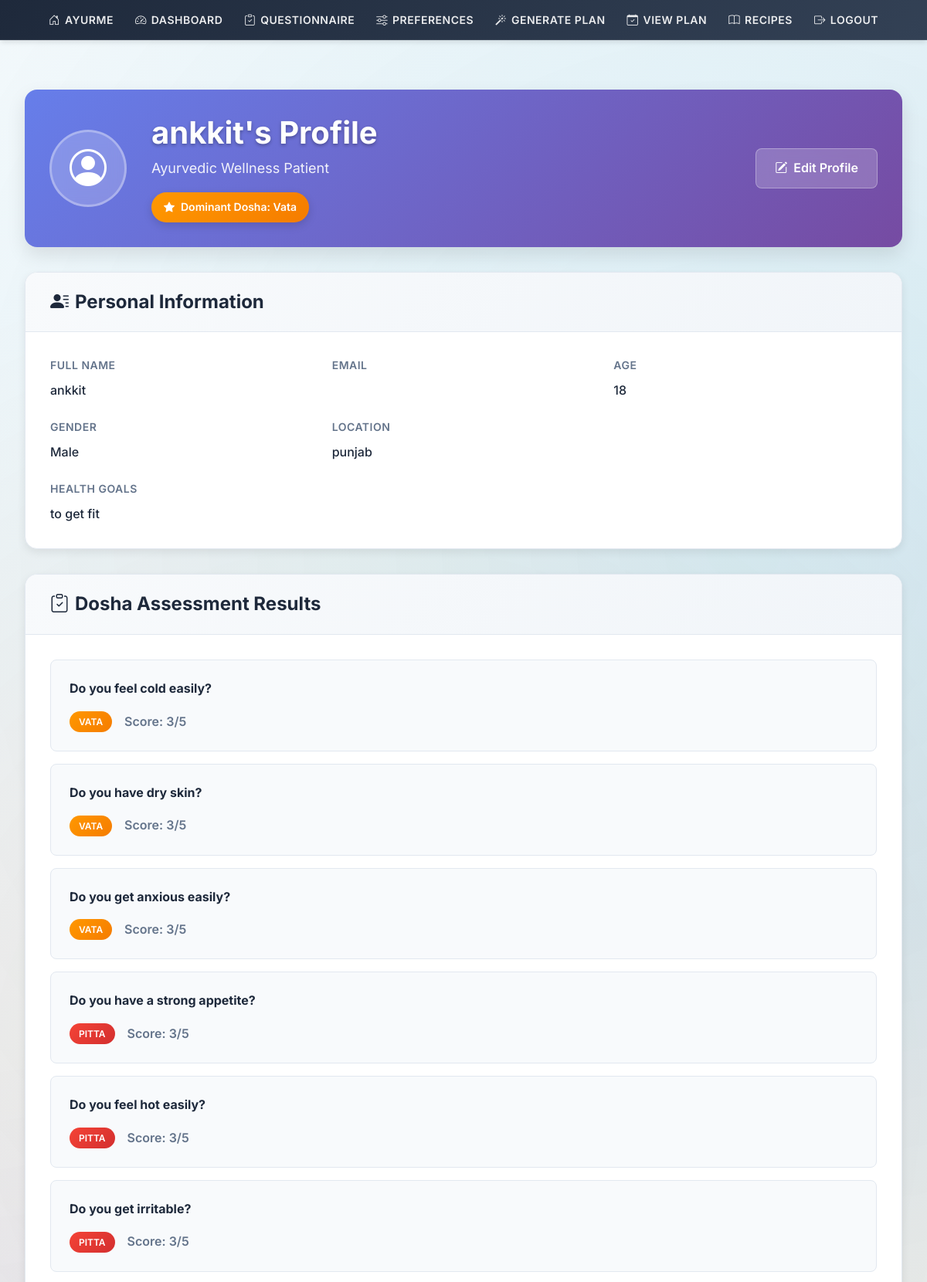
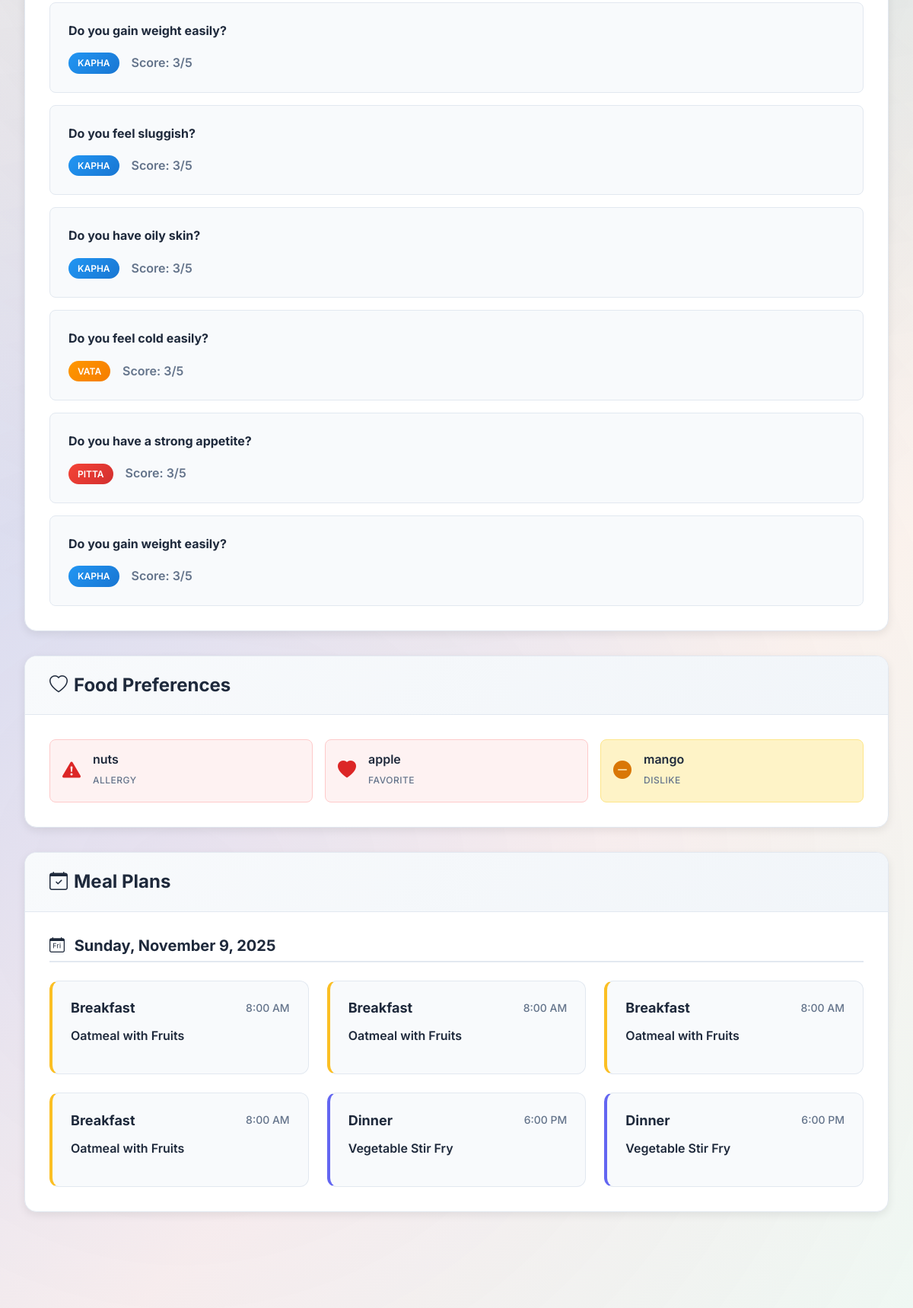
The app's page /profile/ (signed in, upper part) with its own data (2 pictures, top to bottom).
### users/models.py (models this page shows)
class PatientProfile(models.Model):
    user = models.OneToOneField(User, on_delete=models.CASCADE)
    age = models.IntegerField(blank=True, null=True)
    gender = models.CharField(max_length=10, choices=[('Male', 'Male'), ('Female', 'Female'), ('Other', 'Other')])
    location = models.CharField(max_length=100)
    dominant_dosha = models.CharField(max_length=10, choices=[('Vata', 'Vata'), ('Pitta', 'Pitta'), ('Kapha', 'Kapha')], blank=True, null=True)
    health_goals = models.TextField(blank=True, null=True)

### profiling/models.py (models this page shows)
class PatientResponse(models.Model):
    patient = models.ForeignKey(PatientProfile, on_delete=models.CASCADE)
    question = models.ForeignKey(PrakritiQuestion, on_delete=models.CASCADE)
    answer = models.IntegerField()  # Assuming Likert scale 1-5

class PrakritiQuestion(models.Model):
    question_text = models.TextField()
    dosha = models.CharField(max_length=10, choices=[('Vata', 'Vata'), ('Pitta', 'Pitta'), ('Kapha', 'Kapha')])

class FoodPreference(models.Model):
    patient = models.ForeignKey(PatientProfile, on_delete=models.CASCADE)
    food_name = models.CharField(max_length=100)
    preference_type = models.CharField(max_length=10, choices=[('Allergy', 'Allergy'), ('Favorite', 'Favorite'), ('Dislike', 'Dislike')])

### planning/models.py (models this page shows)
class MealPlan(models.Model):
    patient = models.ForeignKey(PatientProfile, on_delete=models.CASCADE)
    date = models.DateField()
    meal_type = models.CharField(max_length=10, choices=[('Breakfast', 'Breakfast'), ('Lunch', 'Lunch'), ('Dinner', 'Dinner')])
    recipe = models.ForeignKey(Recipe, on_delete=models.CASCADE)

### nutrition/models.py (models this page shows, shortened)
class Recipe(models.Model):
    name = models.CharField(max_length=200)
    image = models.URLField(blank=True, null=True)
    recipe_text = models.TextField()
    meal_time = models.CharField(max_length=10, choices=[('Breakfast', 'Breakfast'), ('Lunch', 'Lunch'), ('Dinner', 'Dinner')])
    food_type = models.CharField(max_length=20, choices=[('Beverage', 'Beverage'), ('Main Course', 'Main Course'), ('Side', 'Side')])
    pacifies = models.CharField(max_length=50, blank=True)  # e.g., 'Vata, Pitta'
    aggravates = models.CharField(max_length=50, blank=True)  # e.g., 'Kapha'
    specific_conditions = models.CharField(max_length=200, blank=True)  # e.g., 'Indigestion, Low Energy'
    ingredients = models.TextField(blank=True)  # Key ingredients for the recipe

### users/views.py (the view)
# urls.py: path('profile/', views.profile, name='profile'),
@login_required
def profile(request):
    profile = get_object_or_404(PatientProfile, user=request.user)
    responses = PatientResponse.objects.filter(patient=profile).select_related('question')
    preferences = FoodPreference.objects.filter(patient=profile)
    meal_plans = MealPlan.objects.filter(patient=profile).select_related('recipe').order_by('date', 'meal_type')
    meal_plans_by_date = {}
    for plan in meal_plans:
        date_str = plan.date.strftime('%Y-%m-%d')
        if date_str not in meal_plans_by_date:
            meal_plans_by_date[date_str] = {'date': plan.date, 'meals': []}
        meal_plans_by_date[date_str]['meals'].append(plan)
    context = {
        'profile': profile,
        'responses': responses,
        'preferences': preferences,
        'meal_plans_by_date': meal_plans_by_date,
    }
    return render(request, 'users/profile.html', context)

### users/templates/users/profile.html (shortened to what this page needs)
{% extends 'base.html' %}
{% block content %}
<div class="profile-container">
    <div class="profile-header">
        <div class="profile-header-content">
            <div class="profile-avatar">
                <i class="bi bi-person-circle"></i>
            </div>
            <div class="profile-info">
                <h1 class="profile-name">{{ user.username }}'s Profile</h1>
                <p class="profile-role">Ayurvedic Wellness Patient</p>
                {% if profile.dominant_dosha %}
                    <div class="dosha-badge dosha-{{ profile.dominant_dosha|lower }}">
                        <i class="bi bi-star-fill me-2"></i>
                        Dominant Dosha: {{ profile.dominant_dosha }}
                    </div>
                {% endif %}
            </div>
            <div class="profile-actions">
                <a href="{% url 'edit_profile' %}" class="btn-edit-profile">
                    <i class="bi bi-pencil-square me-2"></i>Edit Profile
                </a>
            </div>
        </div>
    </div>
    <div class="profile-sections">
        <div class="profile-section">
            <div class="section-header">
                <h2 class="section-title">
                    <i class="bi bi-person-lines-fill me-2"></i>Personal Information
                </h2>
            </div>
            <div class="section-content">
                <div class="info-grid">
                    <div class="info-item">
                        <label class="info-label">Full Name</label>
                        <p class="info-value">{{ user.get_full_name|default:user.username }}</p>
                    </div>
                    <div class="info-item">
                        <label class="info-label">Email</label>
                    </div>
                    <div class="info-item">
                        <label class="info-label">Age</label>
                        <p class="info-value">{{ profile.age|default:"Not specified" }}</p>
                    </div>
                    <div class="info-item">
                        <label class="info-label">Gender</label>
                        <p class="info-value">{{ profile.get_gender_display|default:"Not specified" }}</p>
                    </div>
                    <div class="info-item">
                        <label class="info-label">Location</label>
                        <p class="info-value">{{ profile.location|default:"Not specified" }}</p>
                    </div>
                    <div class="info-item full-width">
                        <label class="info-label">Health Goals</label>
                        <p class="info-value">{{ profile.health_goals|default:"Not specified" }}</p>
                    </div>
                </div>
            </div>
        </div>
        {% if responses %}
        <div class="profile-section">
            <div class="section-header">
                <h2 class="section-title">
                    <i class="bi bi-clipboard-check me-2"></i>Dosha Assessment Results
                </h2>
            </div>
            <div class="section-content">
                <div class="responses-list">
                    {% for response in responses %}
                    <div class="response-item">
                        <div class="response-question">
                            <strong>{{ response.question.question_text }}</strong>
                        </div>
                        <div class="response-details">
                            <span class="response-dosha dosha-{{ response.question.dosha|lower }}">
                                {{ response.question.dosha }}
                            </span>
                            <span class="response-score">Score: {{ response.answer }}/5</span>
                        </div>
                    </div>
                    {% endfor %}
                </div>
            </div>
        </div>
        {% endif %}
        {% if preferences %}
        <div class="profile-section">
            <div class="section-header">
                <h2 class="section-title">
                    <i class="bi bi-heart me-2"></i>Food Preferences
                </h2>
            </div>
            <div class="section-content">
                <div class="preferences-grid">
                    {% for pref in preferences %}
                    <div class="preference-item preference-{{ pref.preference_type|lower }}">
                        <div class="preference-icon">
                            {% if pref.preference_type == 'Allergy' %}
                                <i class="bi bi-exclamation-triangle-fill"></i>
                            {% elif pref.preference_type == 'Favorite' %}
                                <i class="bi bi-heart-fill"></i>
                            {% else %}
                                <i class="bi bi-dash-circle-fill"></i>
                            {% endif %}
                        </div>
                        <div class="preference-content">
                            <h4 class="preference-food">{{ pref.food_name }}</h4>
                            <span class="preference-type">{{ pref.preference_type }}</span>
                        </div>
                    </div>
                    {% endfor %}
                </div>
            </div>
        </div>
        {% endif %}
        {% if meal_plans_by_date %}
        <div class="profile-section">
            <div class="section-header">
                <h2 class="section-title">
                    <i class="bi bi-calendar-check me-2"></i>Meal Plans
                </h2>
            </div>
            <div class="section-content">
                {% for date_key, day_plan in meal_plans_by_date.items %}
                <div class="meal-plan-day">
                    <h3 class="day-date">
                        <i class="bi bi-calendar-day me-2"></i>
                        {{ day_plan.date|date:"l, F j, Y" }}
                    </h3>
                    <div class="meals-grid">
                        {% for meal in day_plan.meals %}
                        <div class="meal-item meal-{{ meal.meal_type|lower }}">
                            <div class="meal-header">
                                <h4 class="meal-type">{{ meal.get_meal_type_display }}</h4>
                                <span class="meal-time">
                                    {% if meal.meal_type == 'Breakfast' %}8:00 AM
                                    {% elif meal.meal_type == 'Lunch' %}12:00 PM
                                    {% else %}6:00 PM{% endif %}
                                </span>
                            </div>
                            <div class="meal-recipe">
                                <h5 class="recipe-name">{{ meal.recipe.name }}</h5>
                            </div>
                        </div>
                        {% endfor %}
                    </div>
                </div>
                {% endfor %}
            </div>
        </div>
        {% endif %}
    </div>
</div>
{% endblock %}

### templates/base.html (style rules this page uses)
:root { --primary-color: #6366f1; --primary-dark: #4f46e5; --primary-light: #a5b4fc; --secondary-color: #f8fafc; --accent-color: #10b981; --vibrant-purple: #8b5cf6; --vibrant-teal: #06b6d4; --vibrant-orange: #f97316; --vibrant-pink: #ec4899; --vibrant-emerald: #10b981; --vibrant-indigo: #6366f1; --vibrant-amber: #f59e0b; --vibrant-rose: #f43f5e; --text-primary: #1e293b; --text-secondary: #64748b; --text-muted: #94a3b8; --border-color: #e2e8f0; --shadow-sm: 0 1px 2px 0 rgb(0 0 0 / 0.05); --shadow-md: 0 4px 6px -1px rgb(0 0 0 / 0.1), 0 2px 4px -2px rgb(0 0 0 / 0.1); --shadow-lg: 0 10px 15px -3px rgb(0 0 0 / 0.1), 0 4px 6px -4px rgb(0 0 0 / 0.1); --shadow-xl: 0 20px 25px -5px rgb(0 0 0 / 0.1), 0 8px 10px -6px rgb(0 0 0 / 0.1); --radius-sm: 0.375rem; --radius-md: 0.5rem; --radius-lg: 0.75rem; --radius-xl: 1rem; }
* { box-sizing: border-box; }
body { font-family: 'Inter', -apple-system, BlinkMacSystemFont, 'Segoe UI', Roboto, sans-serif; background: linear-gradient(135deg, #f8fafc 0%, #f1f5f9 25%, #e2e8f0 50%, #fef7ed 75%, #f0fdf4 100%); color: var(--text-primary); margin: 0; padding: 0; line-height: 1.6; min-height: 100vh; animation: fadeIn 0.8s ease-in; position: relative; overflow-x: hidden; }
body::before { content: ''; position: fixed; top: 0; left: 0; width: 100%; height: 100%; background: radial-gradient(circle at 20% 80%, rgba(139, 92, 246, 0.1) 0%, transparent 50%), radial-gradient(circle at 80% 20%, rgba(6, 182, 212, 0.1) 0%, transparent 50%), radial-gradient(circle at 40% 40%, rgba(249, 115, 22, 0.1) 0%, transparent 50%); pointer-events: none; z-index: -1; animation: particleFloat 20s ease-in-out infinite; }
a { color: var(--primary-color); text-decoration: none; transition: all 0.3s ease; }
.dosha-vata { color: #f59e0b; }
.dosha-pitta { color: #ef4444; }
.dosha-kapha { color: #3b82f6; }
.meal-breakfast { background-color: #fef3c7; }
.meal-dinner { background-color: #e0e7ff; }

### records on screen
PatientProfile: dominant_dosha "Vata", age "18", gender "Male", location "punjab", health_goals "to get fit"
PatientResponse: question.question_text "Do you feel cold easily?", question.dosha "VATA", answer "3"
PatientResponse: question.question_text "Do you have dry skin?", question.dosha "VATA", answer "3"
PatientResponse: question.question_text "Do you get anxious easily?", question.dosha "VATA", answer "3"
PatientResponse: question.question_text "Do you have a strong appetite?", question.dosha "PITTA", answer "3"
PatientResponse: question.question_text "Do you feel hot easily?", question.dosha "PITTA", answer "3"
PatientResponse: question.question_text "Do you get irritable?", question.dosha "PITTA", answer "3"
PatientResponse: question.question_text "Do you gain weight easily?", question.dosha "KAPHA", answer "3"
PatientResponse: question.question_text "Do you feel sluggish?", question.dosha "KAPHA", answer "3"
PatientResponse: question.question_text "Do you have oily skin?", question.dosha "KAPHA", answer "3"
PatientResponse: question.question_text "Do you feel cold easily?", question.dosha "VATA", answer "3"
PatientResponse: question.question_text "Do you have a strong appetite?", question.dosha "PITTA", answer "3"
PatientResponse: question.question_text "Do you gain weight easily?", question.dosha "KAPHA", answer "3"
FoodPreference: food_name "nuts", preference_type "ALLERGY"
FoodPreference: food_name "apple", preference_type "FAVORITE"
FoodPreference: food_name "mango", preference_type "DISLIKE"
MealPlan: date "Sunday, November 9, 2025", meal_type "Breakfast", shows "8:00 AM", recipe.name "Oatmeal with Fruits"
MealPlan: meal_type "Breakfast", shows "8:00 AM", recipe.name "Oatmeal with Fruits"
MealPlan: meal_type "Breakfast", shows "8:00 AM", recipe.name "Oatmeal with Fruits"
MealPlan: meal_type "Breakfast", shows "8:00 AM", recipe.name "Oatmeal with Fruits"
MealPlan: meal_type "Dinner", shows "6:00 PM", recipe.name "Vegetable Stir Fry"
MealPlan: meal_type "Dinner", shows "6:00 PM", recipe.name "Vegetable Stir Fry"

### other values on screen
{{ user.username }} "ankkit"
{{ user.get_full_name|default:user.username }} "ankkit"
